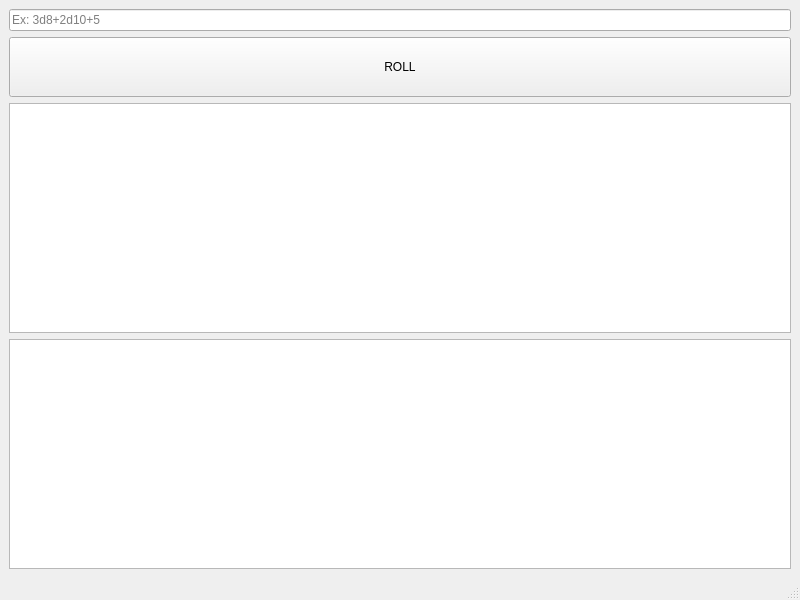
<?xml version="1.0" encoding="UTF-8"?>
<ui version="4.0">
 <class>MainWindow</class>
 <widget class="QMainWindow" name="MainWindow">
  <property name="geometry">
   <rect>
    <x>0</x>
    <y>0</y>
    <width>800</width>
    <height>600</height>
   </rect>
  </property>
  <property name="windowTitle">
   <string>MainWindow</string>
  </property>
  <widget class="QWidget" name="centralwidget">
   <layout class="QVBoxLayout" name="verticalLayout">
    <item>
     <widget class="QLineEdit" name="inputExpr">
      <property name="placeholderText">
       <string>Ex: 3d8+2d10+5</string>
      </property>
     </widget>
    </item>
    <item>
     <widget class="QPushButton" name="btnRoll">
      <property name="sizePolicy">
       <sizepolicy hsizetype="Expanding" vsizetype="Fixed">
        <horstretch>0</horstretch>
        <verstretch>0</verstretch>
       </sizepolicy>
      </property>
      <property name="minimumSize">
       <size>
        <width>0</width>
        <height>60</height>
       </size>
      </property>
      <property name="text">
       <string>ROLL</string>
      </property>
     </widget>
    </item>
    <item>
     <widget class="QPlainTextEdit" name="outputBox">
      <property name="minimumSize">
       <size>
        <width>0</width>
        <height>200</height>
       </size>
      </property>
      <property name="readOnly">
       <bool>true</bool>
      </property>
     </widget>
    </item>
    <item>
     <widget class="QListWidget" name="historyList">
      <property name="minimumSize">
       <size>
        <width>0</width>
        <height>160</height>
       </size>
      </property>
     </widget>
    </item>
   </layout>
  </widget>
  <widget class="QMenuBar" name="menubar">
   <property name="geometry">
    <rect>
     <x>0</x>
     <y>0</y>
     <width>800</width>
     <height>21</height>
    </rect>
   </property>
  </widget>
  <widget class="QStatusBar" name="statusbar"/>
 </widget>
 <resources/>
 <connections/>
</ui>
